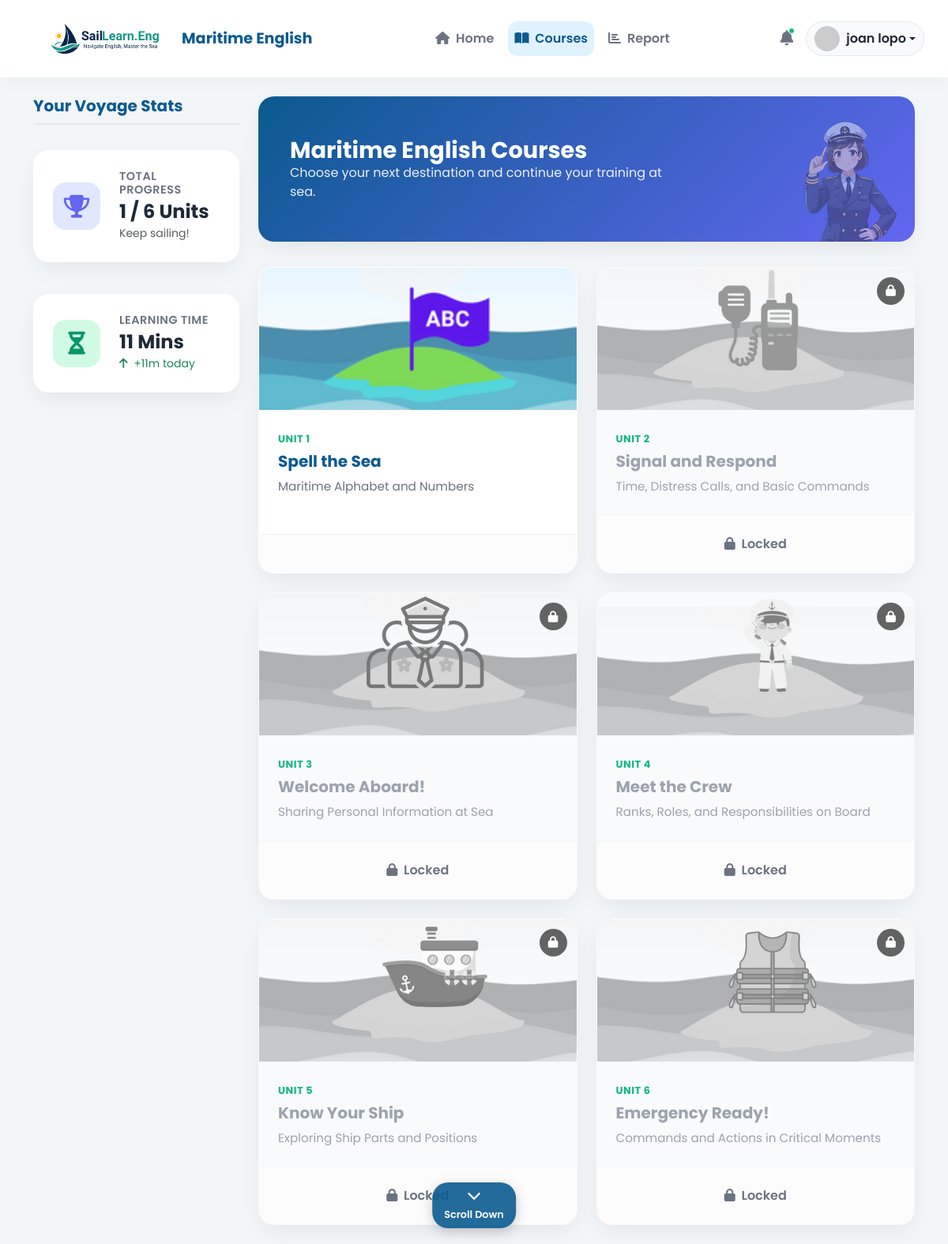
Screenshot of /learn/courses (signed in) with the database file from the repository.
### maritime_english/models.py (models this page shows, shortened)
class User(db.Model, UserMixin):
    id = db.Column(db.Integer, primary_key=True)
    username = db.Column(db.String(80), unique=True, nullable=False)
    email = db.Column(db.String(120), unique=True, nullable=False)
    password = db.Column(db.String(120), nullable=False)
    gender = db.Column(db.String(10), nullable=True) # "Male", "Female"
    school_name = db.Column(db.String(100), nullable=True)
    major = db.Column(db.String(100), nullable=True) # Misal: "Science", "Social", "Maritime"
    grade = db.Column(db.String(10), nullable=True) # Misal: "X", "XI", "XII"
    stats = db.relationship('UserStats', back_populates='user', uselist=False, cascade="all, delete-orphan")
    unit_progress = db.relationship('UnitProgress', back_populates='user', lazy=True, cascade="all, delete-orphan")

class UserStats(db.Model):
    id = db.Column(db.Integer, primary_key=True)
    current_unit_name = db.Column(db.String(100), default="Spelling the Sea")
    current_unit_progress = db.Column(db.Integer, default=0) # Disimpan sebagai persen (misal: 25)
    total_units_completed = db.Column(db.Integer, default=0)
    total_learning_time_minutes = db.Column(db.Integer, default=0) # Disimpan dalam menit
    minutes_today = db.Column(db.Integer, default=0) # Untuk melacak '+15m today'
    last_active_date = db.Column(db.Date, default=None, nullable=True) # Untuk tahu kapan 'today' itu
    user_id = db.Column(db.Integer, db.ForeignKey('user.id'), unique=True, nullable=False)
    user = db.relationship('User', back_populates='stats')

### maritime_english/routes/learning.py (the view)
@learning_bp.route('/courses')
@login_required
def courses_page():
    user_progress = UnitProgress.query.filter_by(user_id=current_user.id).all()
    progress_data = {
        progress.unit_id: {
            "status": progress.status,
            "completed_subunits": progress.completed_subunits,
            "progress_percent": progress.progress_percent
        } for progress in user_progress
    }
    return render_template('courses.html',
                           units_data=UNITS,
                           progress_data=progress_data)

### maritime_english/templates/courses.html (shortened to what this page needs)
{% extends 'base.html' %}
{% block page_css %}
    <link rel="stylesheet" href="{{ url_for('static', filename='css/home.css') }}">
    <link rel="stylesheet" href="{{ url_for('static', filename='css/courses.css') }}">
{% endblock %}
{% block content %}
<header class="main-header">
    <nav class="navbar navbar-expand-lg container">
        <div class="container-fluid p-0">
            <a class="navbar-brand" href="{{ url_for('main.home') }}">
                <img src="{{ url_for('static', filename='img/logo_website.png') }}" alt="Maritime English Logo" class="logo-img">
                <span class="logo-text d-none d-sm-inline-block ms-2">Maritime English</span>
            </a>
            <div class="collapse navbar-collapse" id="mainNav">
                <ul class="navbar-nav mx-auto mb-2 mb-lg-0 nav-pills-custom">
                    <li class="nav-item">
                        <a class="nav-link" href="{{ url_for('main.home') }}">
                            <i class="fas fa-home me-1"></i> Home
                        </a>
                    </li>
                    <li class="nav-item">
                        <a class="nav-link active" href="{{ url_for('learning.courses_page') }}">
                            <i class="fas fa-book-open me-1"></i> Courses
                        </a>
                    </li>
                    <li class="nav-item">
                        <a class="nav-link" href="{{ url_for('learning.report') }}">
                            <i class="fas fa-chart-bar me-1"></i> Report
                        </a>
                    </li>
                </ul>
                <div class="user-actions d-flex align-items-center">
                    {% if current_user.is_authenticated %}
                        <div class="nav-item me-3 d-none d-lg-block">
                            <a href="#" class="nav-icon-btn" aria-label="Notifications">
                                <i class="fas fa-bell"></i>
                                <span class="badge-dot"></span>
                            </a>
                        </div>
                        <div class="dropdown">
                            <a class="user-profile-btn dropdown-toggle" href="#" role="button" id="userDropdown" data-bs-toggle="dropdown" aria-expanded="false">
                                <img src="https://ui-avatars.com/api/?name={{ current_user.username }}&background=0B5A8F&color=fff" alt="{{ current_user.username }}" class="user-avatar">
                                <span class="d-none d-md-inline-block ms-2">{{ current_user.username }}</span>
                            </a>
                        </div>
                    {% else %}
                        <a href="{{ url_for('auth.login') }}" class="btn btn-primary-custom">Login</a>
                    {% endif %}
                </div>
            </div>
        </div>
    </nav>
</header>
<main class="container my-4">
    <div class="row g-4">
        <aside class="col-lg-3 d-none d-lg-block">
            <div class="course-sidebar">
                <h5 class="sidebar-title">Your Voyage Stats</h5>
                <div class="stat-card secondary-stat mb-3">
                    <div class="stat-icon"><i class="fas fa-trophy"></i></div>
                    <div class="stat-info">
                        <h6>Total Progress</h6>
                        <h3>1 / 6 Units</h3>
                        <small class="text-muted">Keep sailing!</small>
                    </div>
                </div>
                <div class="stat-card tertiary-stat">
                    <div class="stat-icon"><i class="fas fa-hourglass-half"></i></div>
                    <div class="stat-info">
                        <h6>Learning Time</h6>
                        <h3><span id="learning-minutes">{{current_user.stats.total_learning_time_minutes}}</span> Mins</h3>
                        {% if current_user.stats.minutes_today and current_user.stats.minutes_today > 0 %}
                            <small class="text-success">
                                <i class="fas fa-arrow-up me-1"></i>
                                +{{ current_user.stats.minutes_today }}m today
                            </small>
                        {% else %}
                            <small class="text-muted">Let's start learning today!</small>
                        {% endif %}
                    </div>
                </div>
            </div>
        </aside>
        <div class="col-lg-9">
            <section class="course-page-banner fade-in-up">
                <div class="banner-content">
                    <h2 class="banner-title">Maritime English Courses</h2>
                    <p class="banner-subtitle">Choose your next destination and continue your training at sea.</p>
                </div>
                <div class="banner-icon">
                    <img src="{{ url_for('static', filename='img/Captain female-2.png') }}" alt="Course Character">
                </div>
            </section>
            <div class="row row-cols-2 row-cols-md-2 g-4 mt-2 course-grid">
                {% for unit_id_str, unit_info in units_data.items() %}
                    {% set unit_id = unit_id_str|int %}
                    {% set unit_progress_data = progress_data.get(unit_id, {}) %}
                    {% set status = unit_progress_data.get('status', 'not_started') %}
                    {% set unit_progress = unit_progress_data.get('progress_percent', 0) %}
                    {% set completed_subunits = unit_progress_data.get('completed_subunits', 0) %}
                    {% set is_active = (status == 'not_started' and unit_id == 1) %} {% set is_in_progress = (status == 'in_progress') %}
                    {% set is_completed = (status == 'completed') %}
                    {% set is_locked = (status == 'not_started' and unit_id != 1) %}
                    <div class="col fade-in-up">
                        <div class="unit-card
                                    {% if is_locked %}is-locked{% endif %}
                                    {% if is_in_progress %}is-in-progress{% endif %}"
                             data-unit-id="{{ unit_id }}"
                             data-unit-title="{{ unit_info.title }}"
                             data-completed-subunits="{{ completed_subunits }}">
                            <div class="unit-card-image"
                                 {% if not is_locked %}
                                 role="button"
                                 tabindex="0"
                                 onclick="openSubunitModal(
                                                {{ unit_id }},
                                                '{{ unit_info.title }}',
                                                {{ completed_subunits }},
                                                '{{ url_for('learning.unit_introduction', unit_id=unit_id) }}',
                                                '{{ url_for('learning.subunit_page', unit_id=unit_id, subunit_index=999) }}'
                                            )"
                                 {% endif %}>
                                <img src="{{ url_for('static', filename='img/' + unit_info.image) }}"
                                     alt="{{ unit_info.title }}">
                                {% if is_locked %}
                                    <span class="status-icon"><i class="fas fa-lock"></i></span>
                                {% elif is_in_progress %}
                                    <span class="status-icon in-progress"><i class="fas fa-spinner fa-spin"></i></span>
                                {% endif %}
                            </div>
                            <div class="unit-card-content">
                                <span class="unit-card-id">Unit {{ unit_id }}</span>
                                <h5>{{ unit_info.title }}</h5>
                                <p>{{ unit_info.subtitle }}</p>
                            </div>
                            <div class="unit-card-footer">
                                {% if is_active %}
                                    <button type="button"
                                            class="btn-card-action btn-start"
                                            onclick="openSubunitModal(
                                                        {{ unit_id }},
                                                        '{{ unit_info.title }}',
                                                        {{ completed_subunits }},
                                                        '{{ url_for('learning.unit_introduction', unit_id=unit_id) }}',
                                                        '{{ url_for('learning.subunit_page', unit_id=unit_id, subunit_index=999) }}'
                                            )">
                                            <i class="fas fa-play me-2"></i> Start
                                    </button>
                                {% elif is_locked %}
                                    <div class="status-locked-badge">
                                        <i class="fas fa-lock me-1"></i> Locked
                                    </div>
                                {% endif %}
                            </div>
                        </div>
                    </div>
                {% endfor %}
            </div>
        </div>
    </div>
</main>
{% endblock %}

### maritime_english/templates/base.html (shortened to what this page needs)
<!DOCTYPE html>
<html lang="en">
<head>
    <link rel="stylesheet" href="https://cdnjs.cloudflare.com/ajax/libs/font-awesome/6.5.2/css/all.min.css">
    <link rel="stylesheet" href="{{ url_for('static', filename='css/bootstrap.min.css') }}">
    <link rel="stylesheet" href="{{ url_for('static', filename='css/global.css') }}">
    {% block page_css %}{% endblock %}
</head>
<body>
        {% block content %}{% endblock %}
    <div class="scroll-down-indicator" id="scroll-indicator">
        <i class="fas fa-chevron-down"></i>
        <span>Scroll Down</span>
    </div>
</body>
</html>

### maritime_english/static/css/global.css (style rules this page uses)
.scroll-down-indicator { position: fixed; bottom: 20px; left: 50%; transform: translateX(-50%); z-index: 999; display: flex; flex-direction: column; align-items: center; gap: 5px; background-color: rgba(11, 90, 143, 0.9); color: white; padding: 8px 15px; border-radius: 20px; box-shadow: 0 4px 15px rgba(0, 0, 0, 0.2); font-size: 0.8rem; font-weight: 600; opacity: 0; visibility: hidden; transition: opacity 0.4s ease, visibility 0.4s ease, transform 0.4s ease; }
.scroll-down-indicator.visible { opacity: 1; visibility: visible; }
.scroll-down-indicator i { font-size: 1.1rem; animation: bounce-scroll 2s infinite ease-in-out; }

### maritime_english/static/css/home.css (style rules this page uses)
:root { --ocean-blue: #0B5A8F; --ocean-dark: #08426a; --coral: #10b981; --coral-dark: #059669; --indigo: #6366f1; --sky-light: #e0f2fe; --white: #ffffff; --text-dark: #1f2937; --text-muted: #6b7280; --card-shadow: 0 10px 30px -5px rgba(0, 0, 0, 0.08); --hover-shadow: 0 20px 40px -5px rgba(0, 0, 0, 0.12); --sky-dark: #5DADE2; --sand: #F4D03F; --palm-green: #27AE60; }
body { background-color: #f3f6f9; font-family: 'Poppins', sans-serif; }
.main-header { background: var(--white); padding: 1rem 0; position: sticky; top: 0; z-index: 1000; box-shadow: 0 4px 20px rgba(0, 0, 0, 0.04); transition: all 0.3s ease; }
.logo-img { height: 40px; width: auto; }
.logo-text { font-weight: 700; color: var(--ocean-blue); font-size: 1.2rem; vertical-align: middle; }
.nav-pills-custom .nav-link { color: var(--text-muted); font-weight: 600; padding: 0.6rem 1.2rem; border-radius: 12px; transition: all 0.3s ease; margin: 0 5px; }
.nav-pills-custom .nav-link.active { color: var(--ocean-blue); background-color: var(--sky-light); }
.nav-icon-btn { color: var(--text-muted); font-size: 1.2rem; position: relative; transition: color 0.3s ease; }
.badge-dot { position: absolute; top: 0; right: -2px; width: 8px; height: 8px; background-color: var(--coral); border-radius: 50%; border: 1px solid var(--white); }
.user-profile-btn { display: flex; align-items: center; text-decoration: none; color: var(--text-dark); font-weight: 600; padding: 5px 10px; border-radius: 30px; transition: all 0.3s ease; background-color: #f9fafb; border: 1px solid #e5e7eb; }
.user-avatar { width: 32px; height: 32px; border-radius: 50%; object-fit: cover; }
.banner-content { position: relative; z-index: 2; max-width: 500px; }
.banner-subtitle { font-size: 1.1rem; opacity: 0.9; margin-bottom: 2rem; }
.stat-card { background: var(--white); border-radius: 20px; padding: 1.5rem; display: flex; align-items: center; gap: 1.5rem; box-shadow: var(--card-shadow); transition: all 0.3s ease; border: 1px solid transparent; }
.stat-icon { width: 60px; height: 60px; border-radius: 16px; display: flex; align-items: center; justify-content: center; font-size: 1.8rem; flex-shrink: 0; }
.secondary-stat .stat-icon { background: #e0e7ff; color: var(--indigo); }
.tertiary-stat .stat-icon { background: #d1fae5; color: var(--coral-dark); }
.stat-info h6 { color: var(--text-muted); font-weight: 600; font-size: 0.9rem; margin-bottom: 0.3rem; text-transform: uppercase; letter-spacing: 0.5px; }
.stat-info h3 { font-weight: 700; color: var(--text-dark); margin: 0; font-size: 1.5rem; }
.fade-in-up { animation: fadeInUp 0.8s cubic-bezier(0.2, 0.8, 0.2, 1) forwards; opacity: 0; transform: translateY(30px); }

### rows the page displays
User: username "joan lopo"
UserStats: stats.total_learning_time_minutes "11", stats.minutes_today "11", shows a picture, unit_id "1", title "Spell the Sea", subtitle "Maritime Alphabet and Numbers"

### other values shown
{{ unit_id }} "2" "3" "4" "5" "6"
{{ unit_info.title }} "Signal and Respond" "Welcome Aboard!" "Meet the Crew" "Know Your Ship" "Emergency Ready!"
{{ unit_info.subtitle }} "Time, Distress Calls, and Basic Commands" "Sharing Personal Information at Sea" "Ranks, Roles, and Responsibilities on Board" "Exploring Ship Parts and Positions" "Commands and Actions in Critical Moments"
